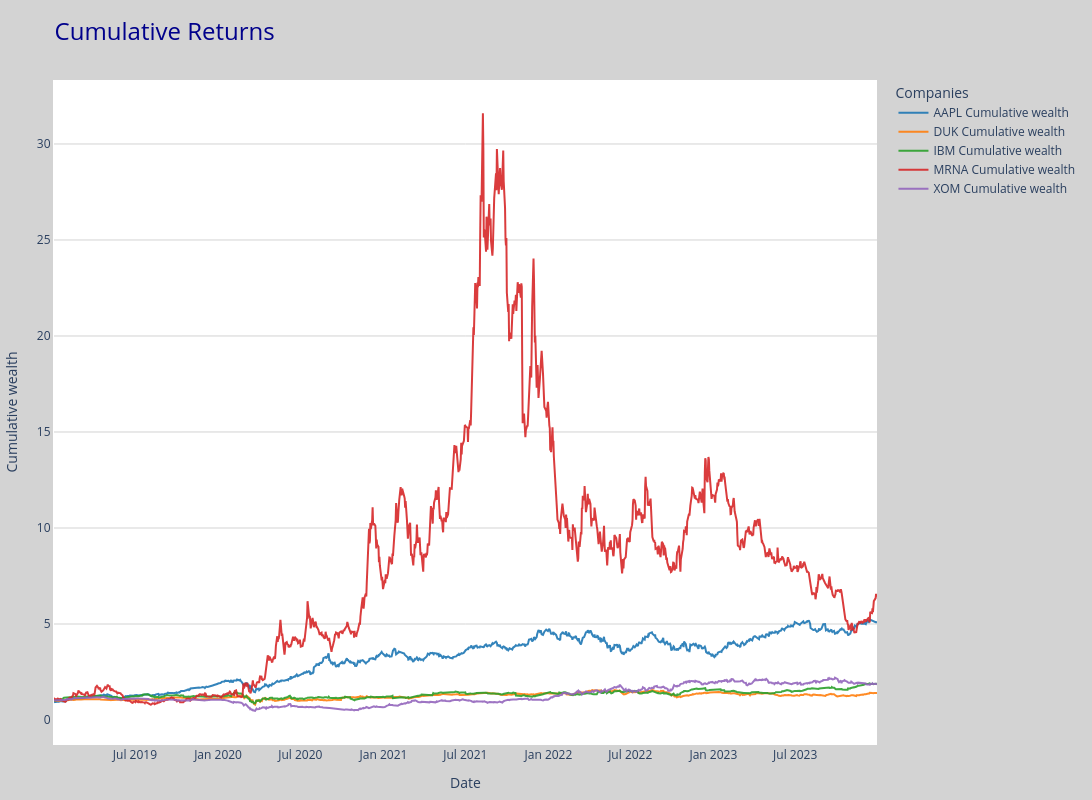

Notebook code for this chart:
### Code cell
plot_stock_data(cumulative_returns, colormap="tab10", title="Cumulative Returns", ylabel="Cumulative wealth")

### Figure 1 — Plotly figure (JSON) as saved in the notebook; plotly's stock layout.template omitted (floating-point values rounded to 4 significant figures; data arrays with more than 128 entries replaced by an {"elided": "..."} marker saying what was removed)
{"data": [{"hovertemplate": "%{x}: <b>%{y}</b> (AAPL)<extra></extra>", "line": {"color": "#1f77b4", "width": 2}, "mode": "lines", "name": "AAPL Cumulative wealth", "opacity": 0.9, "type": "scatter", "x": {"elided": "1257 str values"}, "y": {"elided": "1257 float values"}}, {"hovertemplate": "%{x}: <b>%{y}</b> (DUK)<extra></extra>", "line": {"color": "#ff7f0e", "width": 2}, "mode": "lines", "name": "DUK Cumulative wealth", "opacity": 0.9, "type": "scatter", "x": {"elided": "1257 str values"}, "y": {"elided": "1257 float values"}}, {"hovertemplate": "%{x}: <b>%{y}</b> (IBM)<extra></extra>", "line": {"color": "#2ca02c", "width": 2}, "mode": "lines", "name": "IBM Cumulative wealth", "opacity": 0.9, "type": "scatter", "x": {"elided": "1257 str values"}, "y": {"elided": "1257 float values"}}, {"hovertemplate": "%{x}: <b>%{y}</b> (MRNA)<extra></extra>", "line": {"color": "#d62728", "width": 2}, "mode": "lines", "name": "MRNA Cumulative wealth", "opacity": 0.9, "type": "scatter", "x": {"elided": "1257 str values"}, "y": {"elided": "1257 float values"}}, {"hovertemplate": "%{x}: <b>%{y}</b> (XOM)<extra></extra>", "line": {"color": "#9467bd", "width": 2}, "mode": "lines", "name": "XOM Cumulative wealth", "opacity": 0.9, "type": "scatter", "x": {"elided": "1257 str values"}, "y": {"elided": "1257 float values"}}], "layout": {"height": 800, "hovermode": "x unified", "legend": {"orientation": "v", "title": {"text": "Companies"}, "y": 1, "yanchor": "top"}, "margin": {"b": 50, "l": 50, "r": 50, "t": 80}, "paper_bgcolor": "lightgray", "plot_bgcolor": "white", "title": {"font": {"color": "darkblue", "size": 24}, "text": "Cumulative Returns"}, "width": 1200, "xaxis": {"showgrid": false, "showline": true, "title": {"text": "Date"}}, "yaxis": {"gridcolor": "lightgrey", "showgrid": true, "showline": true, "title": {"text": "Cumulative wealth"}}}}
